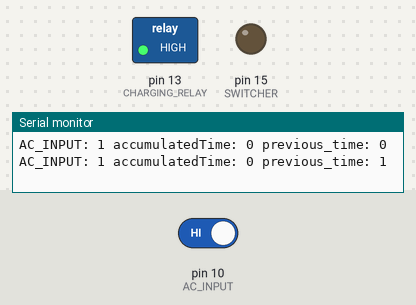
Recording of a sketch running on a simulated Arduino Uno, built with avr-gcc and run on an emulated ATmega328P. Parts: switched loads named in the sketch (green lamp = pin HIGH), output pins drawn as LEDs (lit = HIGH), the last lines printed to the serial monitor. The test bench sets the inputs (shaded band); at power-on: pin 10 (AC_INPUT) HIGH.

Above: at 1.2 s.
1.3 s: pin 10 (AC_INPUT) driven LOW
At 3.0 s:
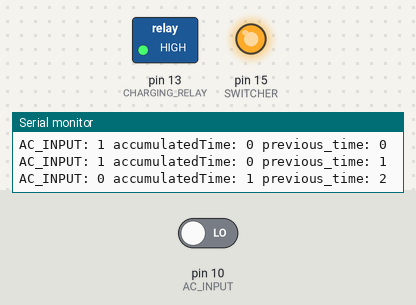
7.5 s: pin 10 (AC_INPUT) driven HIGH
At 9.0 s:
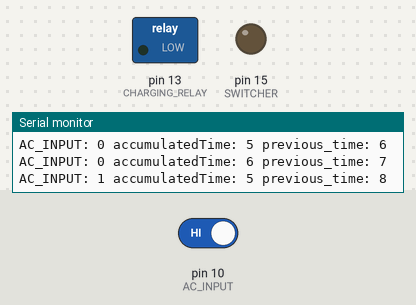
Timing chart, 0 to 15.5 s (numbered marks = the images above; inputs shaded):
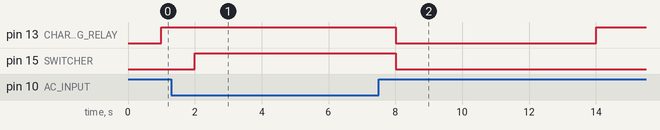

Measured:
- after the input at 1.3 s, pin 15 (SWITCHER): LOW → HIGH after 0.70 s
- after the input at 7.5 s, pin 13 (CHARGING_RELAY): HIGH → LOW after 0.51 s, → HIGH 6.0 s later; pin 15 (SWITCHER): HIGH → LOW after 0.51 s

The sketch:

berttery_timer.ino
```cpp
#define AC_INPUT 10       // input
#define CHARGING_RELAY 13 // output
#define SWITCHER 15       // output -> switch between battery and adapter

unsigned int previous_time = 0;
unsigned long accumulatedTime = 0;
bool outputPinState = false;

void setup() {
  Serial.begin(9600);
  pinMode(CHARGING_RELAY, OUTPUT);
  pinMode(AC_INPUT, INPUT);
  pinMode(SWITCHER, OUTPUT);
}
void loop() {
  if (Serial.available() > 0) {
    String command = Serial.readStringUntil('\n');
    serialManager(command);
  }
  battery_manager();
}

void battery_manager() {
  Serial.println("AC_INPUT: " + String(digitalRead(AC_INPUT)) +
                 " accumulatedTime: " + String(accumulatedTime) +
                 +" previous_time: " + String(previous_time));
  delay(1000);
  if (digitalRead(AC_INPUT) == LOW) {
    digitalWrite(SWITCHER, HIGH);
    accumulatedTime_manager(1);
    if (outputPinState) {
      digitalWrite(CHARGING_RELAY, HIGH);
      outputPinState = false;
    }
  } else if (digitalRead(AC_INPUT) == HIGH) {
    digitalWrite(SWITCHER, LOW);
    if (accumulatedTime > 0) {
      digitalWrite(CHARGING_RELAY, LOW);
      outputPinState = true;
      accumulatedTime_manager(-1);
    } else {
      digitalWrite(CHARGING_RELAY, HIGH);
      outputPinState = false;
      previous_time = (millis() / 1000);
    }
  }
}
void accumulatedTime_manager(int change) {
  if (previous_time != (millis() / 1000)) {
    accumulatedTime =
        accumulatedTime + change * ((millis() / 1000) - previous_time);
    previous_time = millis() / 1000;
  }
}
//.........................
void serialManager(String command) {
  if (command.indexOf("#open") != -1) {
    // servo.write(DOOR_OPEN);
    // current_angle = DOOR_OPEN;
    Serial.println("Door is open");
  } else if (command.indexOf("#close") != -1) {
    // servo.write(DOOR_CLOSE);
    // current_angle = DOOR_CLOSE;
    Serial.println("Door is close");
  } else if (command.indexOf("#monitor") != -1) {
    // monitoring_status = true;
    // digitalWrite(BLUE_LED, HIGH);
    Serial.println("Monitoring mode is on");
  } else if (command.indexOf("#stop") != -1) {
    // monitoring_status = false;
    // digitalWrite(BLUE_LED, LOW);
    Serial.println("Monitoring mode is off");
  } else if (command.indexOf("#status") != -1) {
    // Serial.println("Door status: " + String(door_close()));
    // Serial.println("Monitoring status: " + String(monitoring_status));
  } else {
    Serial.println("Command not found");
    Serial.println("-> " + command + " <-");
  }
}
```

timer_logic.c
```cpp
// Online C compiler to run C program online
#include <stdio.h>

#define LIMIT 99
#define DOOR_DELAY 3

int main() {
  int millis, pin_second;
  while (1) {
    printf("-------------------------------------------------\n");
    printf("number: ");
    scanf("%d", &millis);
    if (((millis % 100) + DOOR_DELAY) > LIMIT) {
      pin_second = (DOOR_DELAY - 1) - (LIMIT - (millis % 100));
    } else {
      pin_second = (millis % 100) + DOOR_DELAY;
    }
    printf("pin set to : %d\n", pin_second);
    printf("-------------------------------------------------\n");
    while (1) {
      int millies_2 = 0;
      printf("input to test : ");
      scanf("%d", &millies_2);
      if ((millies_2 >= pin_second) &&
          ((millies_2 + (DOOR_DELAY + 2)) < LIMIT)) {
        printf("correct\n");
        break;
      } else {
        printf("wrong\n");
      }
    }
  }
  return 0;
}
```
